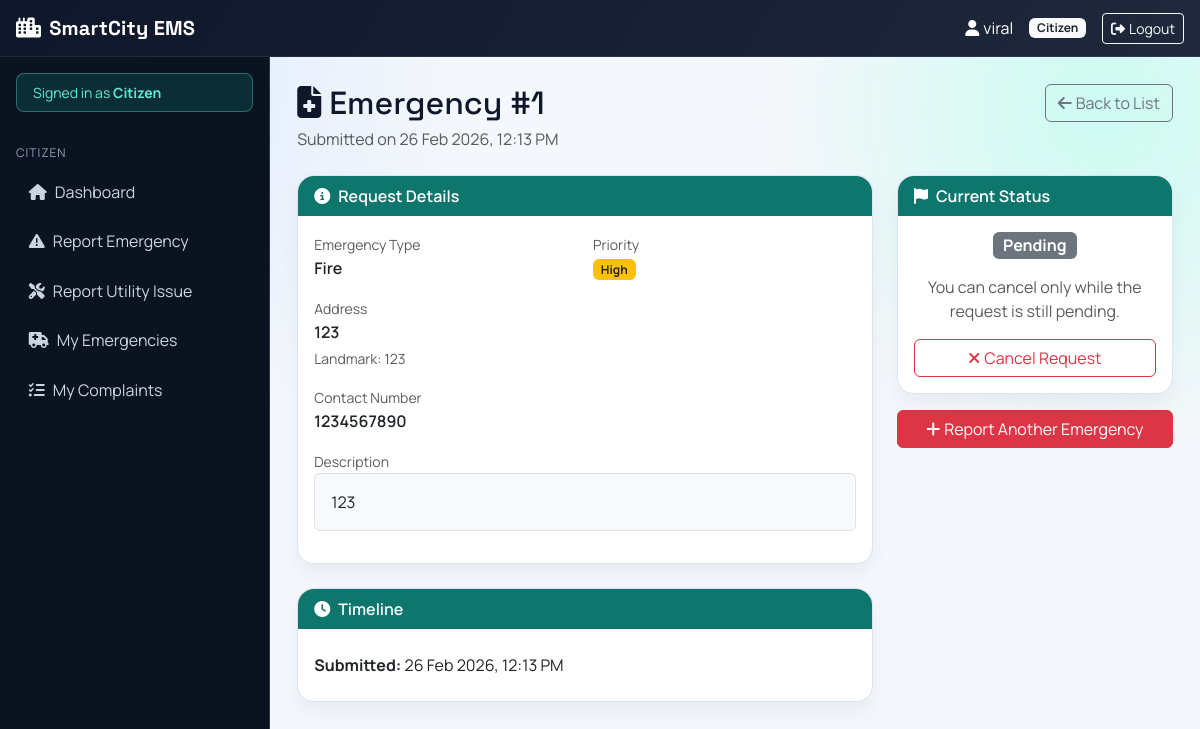
The page /emergency/detail/1/ (signed in) on the database as committed earlier.
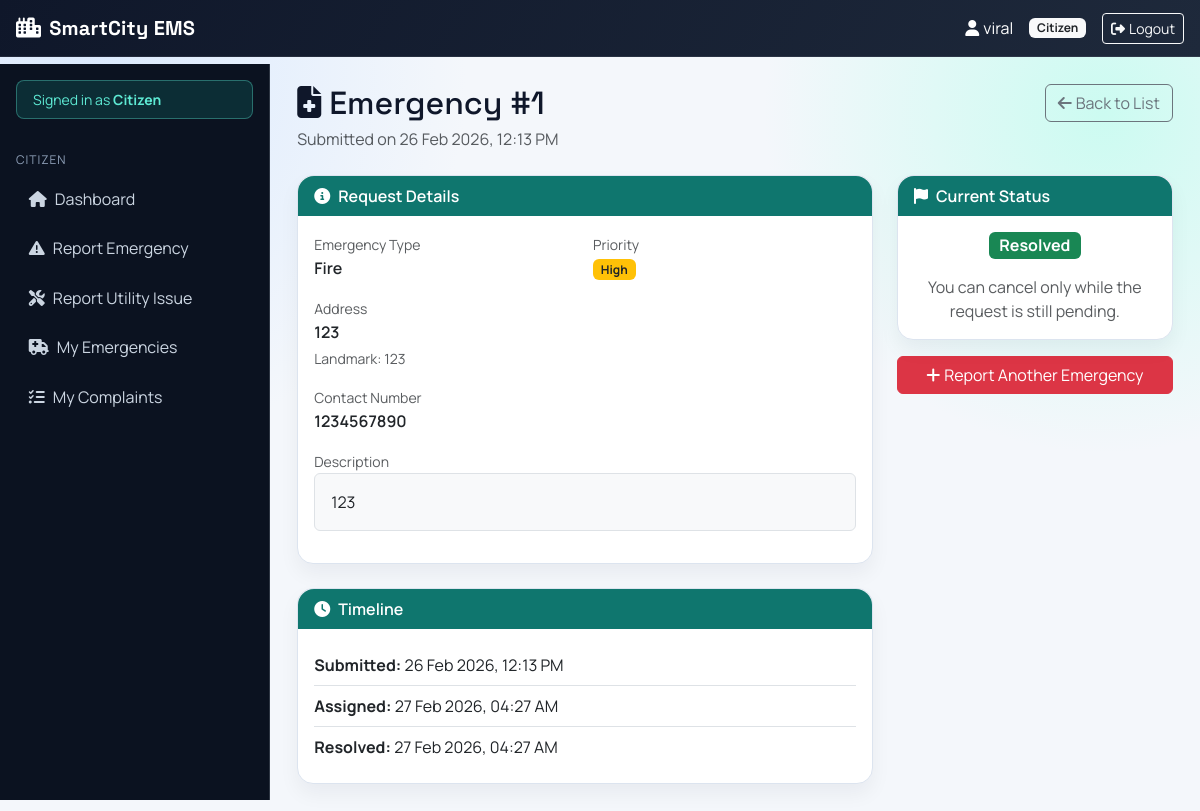
The same page on the database as committed later.
### emergency/models.py (models this page shows, shortened)
class EmergencyRequest(models.Model):
    citizen = models.ForeignKey(
        User,
        on_delete=models.CASCADE,
        related_name='emergency_requests'
    )
    PRIORITY_CHOICES = [
        ('critical', 'Critical'),
        ('high', 'High'),
        ('medium', 'Medium'),
        ('low', 'Low'),
    ]
    STATUS_CHOICES = [
        ('pending', 'Pending'),
        ('assigned', 'Assigned'),
        ('en_route', 'En Route'),
        ('on_scene', 'On Scene'),
        ('resolved', 'Resolved'),
        ('cancelled', 'Cancelled'),
    ]
    citizen = models.ForeignKey(User, on_delete=models.CASCADE, related_name='emergency_requests')
    emergency_type = models.ForeignKey(EmergencyType, on_delete=models.PROTECT)
    priority = models.CharField(max_length=20, choices=PRIORITY_CHOICES, default='medium')
    status = models.CharField(max_length=20, choices=STATUS_CHOICES, default='pending')
    location_lat = models.DecimalField(max_digits=9, decimal_places=6, null=True, blank=True)
    location_lng = models.DecimalField(max_digits=9, decimal_places=6, null=True, blank=True)
    address = models.TextField()
    landmark = models.CharField(max_length=200, blank=True)
    description = models.TextField()
    contact_number = models.CharField(max_length=15)
    additional_info = models.TextField(blank=True)
    created_at = models.DateTimeField(auto_now_add=True)
    updated_at = models.DateTimeField(auto_now=True)
    assigned_at = models.DateTimeField(null=True, blank=True)
    resolved_at = models.DateTimeField(null=True, blank=True)

class EmergencyType(models.Model):
    name = models.CharField(max_length=100)
    description = models.TextField()
    icon = models.CharField(max_length=50, default='exclamation-triangle')

### emergency/views.py (the view)
# urls.py: path('detail/<int:request_id>/', views.emergency_detail, name='detail'),
@login_required
def emergency_detail(request, request_id):
    emergency = get_object_or_404(EmergencyRequest.objects.select_related('emergency_type', 'citizen'), id=request_id)
    if request.user.role != 'citizen' or emergency.citizen != request.user:
        if request.user.role not in ['emergency_operator', 'government_authority']:
            messages.error(request, 'Access denied.')
            return redirect('dashboard:dashboard')
    can_cancel = (
        request.user.role == 'citizen'
        and emergency.citizen_id == request.user.id
        and emergency.status == 'pending'
    )
    return render(
        request,
        'emergency/emergency_detail.html',
        {
            'emergency': emergency,
            'can_cancel': can_cancel,
        },
    )

### templates/emergency/emergency_detail.html (shortened to what this page needs)
{% extends 'dashboard/base_dashboard.html' %}
{% block dashboard_content %}
<div class="d-flex flex-wrap justify-content-between align-items-start mb-4 gap-2">
  <div>
    <h2 class="mb-1"><i class="fas fa-file-medical me-2"></i>Emergency #{{ emergency.id }}</h2>
    <p class="text-muted mb-0">Submitted on {{ emergency.created_at|date:"d M Y, h:i A" }}</p>
  </div>
  <a href="{% url 'emergency:my_requests' %}" class="btn btn-outline-secondary">
    <i class="fas fa-arrow-left me-1"></i>Back to List
  </a>
</div>
<div class="row g-4">
  <div class="col-lg-8">
    <div class="card">
      <div class="card-header"><i class="fas fa-circle-info me-2"></i>Request Details</div>
      <div class="card-body">
        <div class="row g-3 mb-3">
          <div class="col-md-6">
            <label class="text-muted small">Emergency Type</label>
            <div class="fw-semibold">{{ emergency.emergency_type.name }}</div>
          </div>
          <div class="col-md-6">
            <label class="text-muted small">Priority</label>
            <div>
              {% if emergency.priority == 'high' %}<span class="badge bg-warning text-dark">High</span>{% endif %}
            </div>
          </div>
        </div>
        <div class="mb-3">
          <label class="text-muted small">Address</label>
          <div class="fw-semibold">{{ emergency.address }}</div>
          {% if emergency.landmark %}<div class="text-muted small mt-1">Landmark: {{ emergency.landmark }}</div>{% endif %}
        </div>
        <div class="mb-3">
          <label class="text-muted small">Contact Number</label>
          <div class="fw-semibold">{{ emergency.contact_number }}</div>
        </div>
        <div class="mb-3">
          <label class="text-muted small">Description</label>
          <div class="border rounded p-3 bg-light">{{ emergency.description }}</div>
        </div>
      </div>
    </div>
    <div class="card mt-4">
      <div class="card-header"><i class="fas fa-clock me-2"></i>Timeline</div>
      <div class="card-body">
        <ul class="list-group list-group-flush">
          <li class="list-group-item px-0"><strong>Submitted:</strong> {{ emergency.created_at|date:"d M Y, h:i A" }}</li>
          {% if emergency.assigned_at %}
          <li class="list-group-item px-0"><strong>Assigned:</strong> {{ emergency.assigned_at|date:"d M Y, h:i A" }}</li>
          {% endif %}
          {% if emergency.resolved_at %}
          <li class="list-group-item px-0"><strong>Resolved:</strong> {{ emergency.resolved_at|date:"d M Y, h:i A" }}</li>
          {% endif %}
        </ul>
      </div>
    </div>
  </div>
  <div class="col-lg-4">
    <div class="card">
      <div class="card-header"><i class="fas fa-flag me-2"></i>Current Status</div>
      <div class="card-body text-center">
        {% if emergency.status == 'pending' %}<span class="badge bg-secondary fs-6">Pending</span>{% endif %}
        {% if emergency.status == 'resolved' %}<span class="badge bg-success fs-6">Resolved</span>{% endif %}
        <p class="text-muted mt-3 mb-0">You can cancel only while the request is still pending.</p>
        {% if can_cancel %}
        <form method="post" action="{% url 'emergency:cancel_request' emergency.id %}" class="mt-3" onsubmit="return confirm('Cancel this emergency request?');">
          <button type="submit" class="btn btn-outline-danger w-100">
            <i class="fas fa-xmark me-1"></i>Cancel Request
          </button>
        </form>
        {% endif %}
      </div>
    </div>
    <div class="d-grid gap-2 mt-3">
      <a href="{% url 'emergency:report_emergency' %}" class="btn btn-danger">
        <i class="fas fa-plus me-1"></i>Report Another Emergency
      </a>
    </div>
  </div>
</div>
{% endblock %}

Rows that differ between the two databases and show on the page:
changed EmergencyRequest "Fire": assigned_at (not shown) → "27 Feb 2026, 04:27 AM"; resolved_at (not shown) → "27 Feb 2026, 04:27 AM"; status "pending" → "resolved" (drawn)
Other text that changed with them:
text no longer shown: "Pending Cancel Request"
text now shown: "Assigned: Resolved: Resolved"
